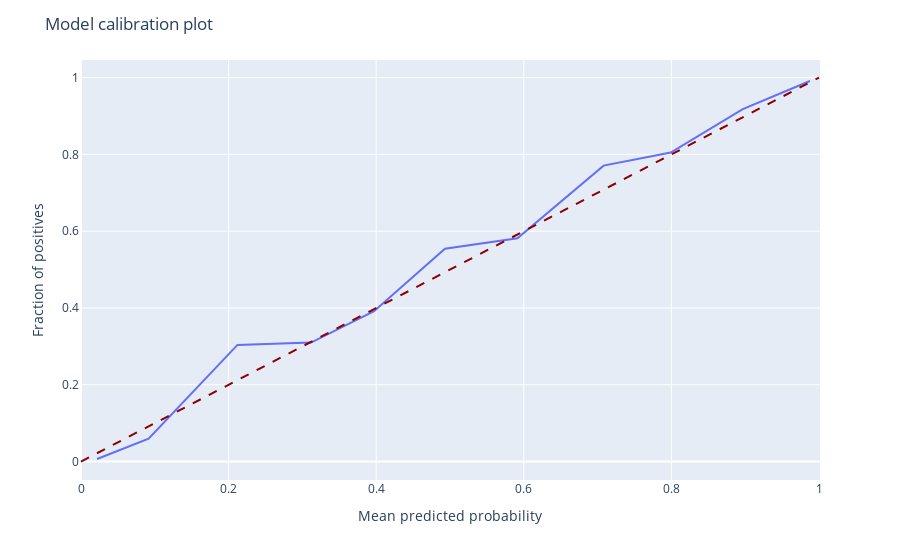

Notebook source saved alongside this figure:
### Code cell
import plotly.express as px
import plotly.graph_objects as go

fig = px.line(calibration_data, 
              x="MeanProbs", 
              y="PositivesShare")


# Add ideal calibration line (diagonal)
fig.add_shape(type="line", line=dict(dash='dash', color="darkred"), row='all', col='all', x0=0, y0=0, x1=1, y1=1)

# Customize the layout and labels
fig.update_layout(
    title="Model calibration plot",
    xaxis_title="Mean predicted probability",
    yaxis_title="Fraction of positives"
)

fig.show()

### Figure 1 — Plotly figure (JSON) as saved in the notebook; plotly's stock layout.template omitted (floating-point values rounded to 4 significant figures)
{"data": [{"hovertemplate": "MeanProbs=%{x}<br>PositivesShare=%{y}<extra></extra>", "legendgroup": "", "line": {"color": "#636efa", "dash": "solid"}, "marker": {"symbol": "circle"}, "mode": "lines", "name": "", "orientation": "v", "showlegend": false, "type": "scatter", "x": [0.02174, 0.09163, 0.212, 0.3117, 0.3971, 0.4931, 0.5913, 0.7081, 0.7991, 0.8967, 0.9877], "xaxis": "x", "y": [0.006667, 0.05952, 0.3038, 0.3099, 0.3916, 0.5543, 0.5815, 0.7707, 0.8049, 0.9179, 0.9911], "yaxis": "y"}], "layout": {"legend": {"tracegroupgap": 0}, "margin": {"t": 60}, "shapes": [{"line": {"color": "darkred", "dash": "dash"}, "type": "line", "x0": 0, "x1": 1, "xref": "x", "y0": 0, "y1": 1, "yref": "y"}], "title": {"text": "Model calibration plot"}, "xaxis": {"anchor": "y", "domain": [0, 1], "title": {"text": "Mean predicted probability"}}, "yaxis": {"anchor": "x", "domain": [0, 1], "title": {"text": "Fraction of positives"}}}}
